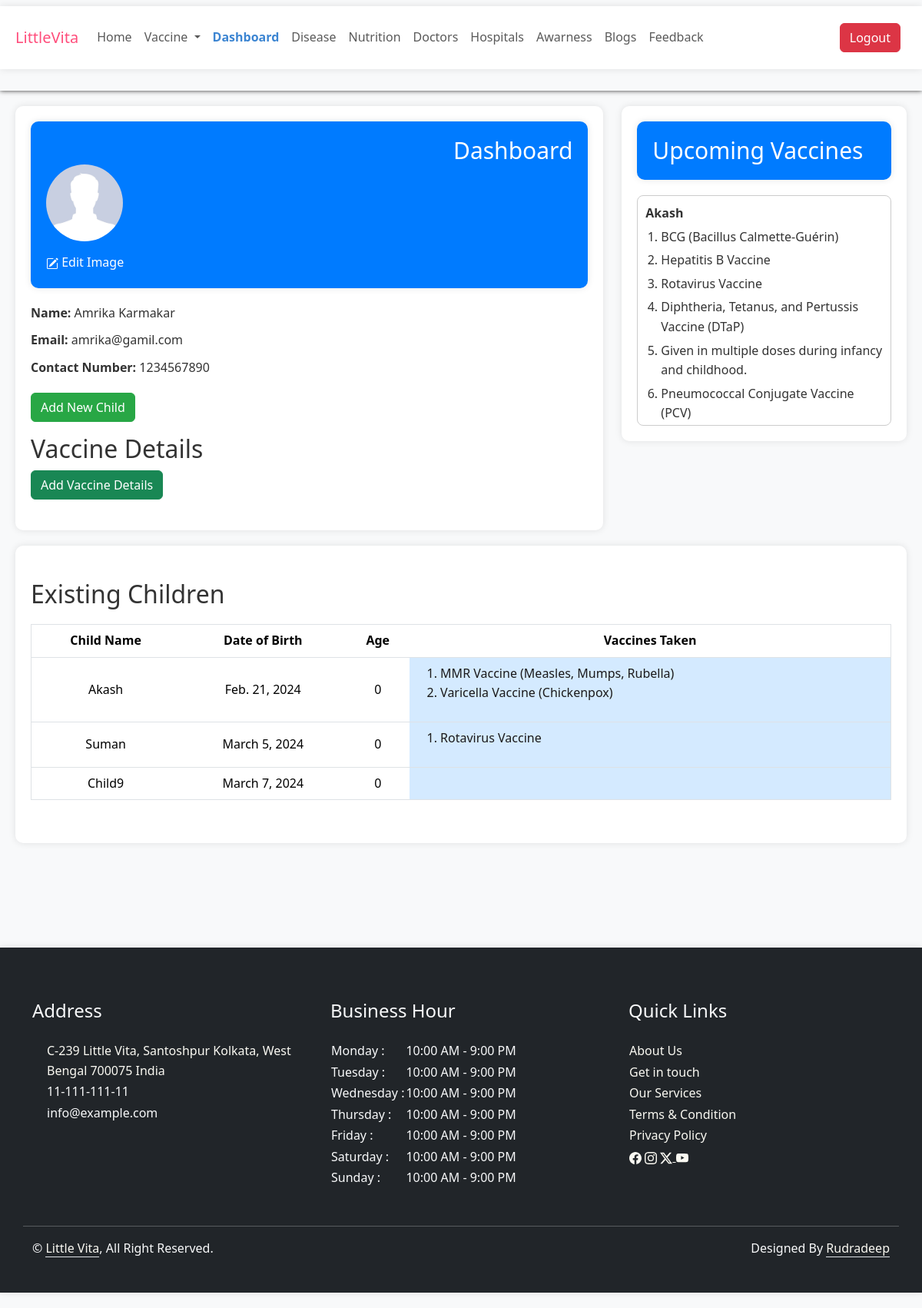
The page /dashboard/ (signed in) on the database its author committed.
### Base/models.py (models this page shows, shortened)
class Parent(models.Model):
    first_name = models.CharField(max_length=100)
    last_name = models.CharField(max_length=100, null=True, blank=True)
    email = models.EmailField(max_length=100)
    user = models.OneToOneField(User, null=True,blank = True, on_delete=models.CASCADE)
    parent_id = models.AutoField(primary_key=True)
    phone_number = models.CharField(max_length=20, null=True, blank=True)
    dp= models.ImageField(upload_to='parent_images/', default='default_dp.jpg', null=True, blank=True)

class Child(models.Model):
    child_id = models.AutoField(primary_key=True)
    child_name = models.CharField(max_length=100, null=True, blank=True)
    child_sex = models.CharField(max_length=10, default='Undefined')
    date_of_birth = models.DateField()
    age = models.IntegerField(null=True, blank=True)
    parent = models.ForeignKey(Parent, related_name='children', on_delete=models.CASCADE)
    vaccine = models.ManyToManyField('Vaccine', through='VaccineStatus', related_name='children', null=True, blank=True)
    def __str__(self):
        return self.child_name

class Vaccine(models.Model):
    vaccine_id = models.AutoField(primary_key=True)
    vaccine_name = models.CharField(max_length=100)
    manufacturer = models.CharField(max_length=100, null=True, blank=True)
    description = models.TextField()
    disease_targeted = models.CharField(max_length=100)
    dosage = models.CharField(max_length=50, null=True, blank=True)
    storage_requirements = models.CharField(max_length=100)
    efficacy = models.CharField(max_length=100, null=True, blank=True)
    side_effects = models.TextField(null=True, blank=True)
    approval_status = models.CharField(max_length=50)
    date_of_approval = models.DateField(null=True, blank=True)
    distribution_status = models.CharField(max_length=50)
    country_region_approval = models.CharField(max_length=100)
    cost = models.DecimalField(max_digits=10, decimal_places=2, null=True, blank=True)
    additional_notes = models.TextField(null=True, blank=True)
    image = models.ImageField(upload_to='vaccin_images/', null=True, blank=True)
    child = models.ManyToManyField('Child', through='VaccineStatus', related_name='vaccines')
    def __str__(self):
        return self.vaccine_name

### Base/views.py (the view, shortened to what this page needs)
# urls.py: path('dashboard/', views.dashboard, name='dashboard'),
@login_required(login_url='login')
def dashboard(request):
    context={}
    context['activeDashboard']='activate'
    if request.user.is_authenticated:
        print("user is authenticated")
        parent = Parent.objects.get(user=request.user)
        context['parent'] = parent
        children = Child.objects.filter(parent=parent)
        for child in children:
            vaccine_statuses = VaccineStatus.objects.filter(child=child, completed=True)
            child.vaccines_taken = [status.vaccine for status in vaccine_statuses]
            all_vaccines = Vaccine.objects.all()
            child.vaccines_not_taken = all_vaccines.exclude(vaccine_id__in=[vaccine.vaccine_id for vaccine in child.vaccines_taken])
        context['children']=children
        vaccine_status_form = VaccineStatusForm(request.POST or None, user=parent)
        context['vaccine_status'] = vaccine_status_form
        return render(request, 'Base/dashboard.html', context)
    else:
        messages.error(request, 'You are not logged in')
        return redirect('login')

### Base/templates/Base/dashboard.html (shortened to what this page needs)
{% extends "Base/base.html" %}
{% load static %}
{% block css %}
    <link rel="stylesheet" href={% static "Base/css/dashboard.css" %}>
{% endblock css %}
{% block body %}
<div class="child-dashboard-body">
<div class="row">
    <div class="col-lg-8">
        <div class="container-fluid child-dashboard-container">
            <div class="dashboard-header">
                <h1 class="dashboard-title text-end">Dashboard</h1>
                <img src={{parent.dp.url}} alt="User Image" class="user-image">
                <div class="edit-image-label"> Edit Image</div>
            </div>
            <div class="dashboard-content">
                <div class="dashboard-content-item"><strong>Name:</strong> {{parent.first_name|capfirst}} {{parent.last_name|capfirst}}</div>
                <div class="dashboard-content-item"><strong>Email:</strong> {{parent.email}}</div>
                <div class="dashboard-content-item"><strong>Contact Number:</strong> {{parent.phone_number}}</div>
                <button class="btn primary-btn add-child-button btn btn-success" data-bs-toggle="modal"
                    data-bs-target="#addChildModal">Add New Child</button>
                    <h2 class="mt-3">Vaccine Details</h2>
                        <button id="openFormBtn" class="btn btn-success">Add Vaccine Details</button>
            </div>
        </div>
    </div>
    <div class="col-lg-4">
        <div class="container-fluid child-dashboard-container">
            <div class="dashboard-header">
                <h1 class="dashboard-title">Upcoming Vaccines</h1>
            </div>
            <div class="upcoming-vaccines">
                {% for child in children %}
                <strong>{{child.child_name|capfirst}}</strong>
                <ol>
                   {% for vaccine in child.vaccines_not_taken %}
                    <li>{{vaccine}}</li>
                    {% endfor %}
                </ol>
                {% endfor %}
            </div>
        </div>
    </div>
</div>
<div class="container-fluid child-dashboard-container">
    <div class="row">
        <div class="col-lg-12 mt-4">
            <h2>Existing Children</h2>
            <div class="table-responsive table-container">
                <table class="table child-table">
                    <thead>
                        <tr class="table-header">
                            <th>Child Name</th>
                            <th>Date of Birth</th>
                            <th>Age</th>
                            <th>Vaccines Taken</th>
                        </tr>
                    </thead>
                    <tbody>
                        {% for child  in children %}
                        <tr class="table-data">
                            <td>{{child.child_name|capfirst}}</td>
                            <td>{{child.date_of_birth}}</td>
                            <td>{{child.age}}</td>
                            <td class='vaccine-taken'>
                                <ol>
                                    {% for vaccine in child.vaccines_taken %}
                                        <li>{{vaccine}}</li>
                                    {% endfor %}
                                </ol>
                            </td>
                        </tr>
                        {% endfor %}
                    </tbody>
                </table>
            </div>
        </div>
    </div>
</div>
</div>
{% include "Base/footer.html" %}
{% endblock body %}

### Base/static/Base/css/style.css (style rules this page uses)
body { font-family: 'Roboto', sans-serif; font-size: 16px; line-height: 1.6; margin: 0; padding: 0; color: #333; }

### Base/static/Base/css/dashboard.css (style rules this page uses)
body { background-color: #f8f9fa; font-family: 'Segoe UI', Tahoma, Geneva, Verdana, sans-serif; }
.child-dashboard-body { padding: 20px; }
.container-fluid { background-color: #ffffff; box-shadow: 0 0 10px rgba(0, 0, 0, 0.1); padding: 20px; margin-bottom: 20px; }
.child-dashboard-container { border-radius: 10px; }
.dashboard-header, .upcoming-vaccines-card { background-color: #007bff; color: #ffffff; padding: 20px; border-radius: 10px; margin-bottom: 20px; }
.dashboard-title { font-size: 30px; margin-bottom: 0; }
.dashboard-content, .upcoming-vaccines { margin-top: 20px; }
.dashboard-content { margin-top: 20px; margin-bottom: 20px; }
.dashboard-content-item { margin-bottom: 10px; }
.add-child-button { margin-top: 10px; }
.dashboard-header { box-shadow: 0 0 10px rgba(0, 0, 0, 0.1); }
.primary-btn { background-color: #28a745; border-color: #28a745; }
.table-container { width: 100%; border-collapse: collapse; margin-top: 20px; margin-bottom: 20px; }
.table-header, .table-data { border: 1px solid #dee2e6; padding: 12px; text-align: left; }
.table-header { background-color: #007bff; color: #ffffff; }
.user-image { border-radius: 50%; max-width: 100px; margin-bottom: 15px; }
.child-table { justify-content: center; text-align: center; align-items: center; }
.child-table td, th { text-align: center; vertical-align: middle; }
.child-table td.vaccine-taken { background-color: #d4eaff; color: #1b1a1a; text-align: left; }
.upcoming-vaccines { max-height: 300px; overflow-y: auto; border: 1px solid #ccc; border-radius: 8px; padding: 10px; }
.upcoming-vaccines strong { display: block; margin-bottom: 5px; }
.upcoming-vaccines ol { padding-left: 20px; margin: 0; }
.upcoming-vaccines li { margin-bottom: 5px; }

### rows shown on the page
Parent: dp (placeholder picture), first_name "Amrika", last_name "Karmakar", email "amrika@gamil.com", phone_number "1234567890"
Child: child_name "Akash", date_of_birth "Feb. 21, 2024", age "0"
Vaccine: vaccine_name "BCG (Bacillus Calmette-Guérin)"
Vaccine: vaccine_name "Hepatitis B Vaccine"
Vaccine: vaccine_name "Rotavirus Vaccine"
Vaccine: vaccine_name "Diphtheria, Tetanus, and Pertussis Vaccine (DTaP)"
Vaccine: vaccine_name "Given in multiple doses during infancy and childhood."
Vaccine: vaccine_name "Pneumococcal Conjugate Vaccine (PCV)"
Vaccine: vaccine_name "MMR Vaccine (Measles, Mumps, Rubella)"
Vaccine: vaccine_name "Varicella Vaccine (Chickenpox)"
Child: child_name "Suman", date_of_birth "March 5, 2024", age "0"
Child: child_name "Child9", date_of_birth "March 7, 2024", age "0"
